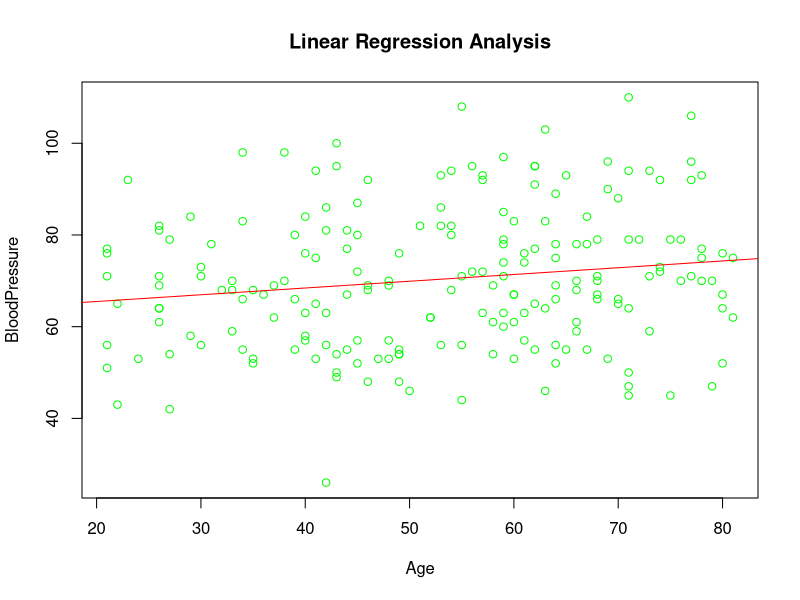

Recreate this plot in R.
# EXPERIMENT-19
# LINEAR REGRESSION
#
# AIM: To write the program for the linear regression using R-tool.

# If you have your own dataset, load it below and comment out the synthetic-data
# block. Example:
# diabetes <- read.csv("C:/Users/YourName/Downloads/diabetes.csv")

set.seed(1)
diabetes <- data.frame(
  Age           = sample(21:81, 200, replace = TRUE),
  BloodPressure = round(rnorm(200, mean = 70, sd = 15))
)

relation <- lm(diabetes$BloodPressure ~ diabetes$Age)
print(summary(relation))

plot(diabetes$Age, diabetes$BloodPressure,
     col  = "green",
     main = "Linear Regression Analysis",
     xlab = "Age",
     ylab = "BloodPressure")

abline(relation, col = "red")

# RESULT: Thus the linear regression program is executed successfully.
